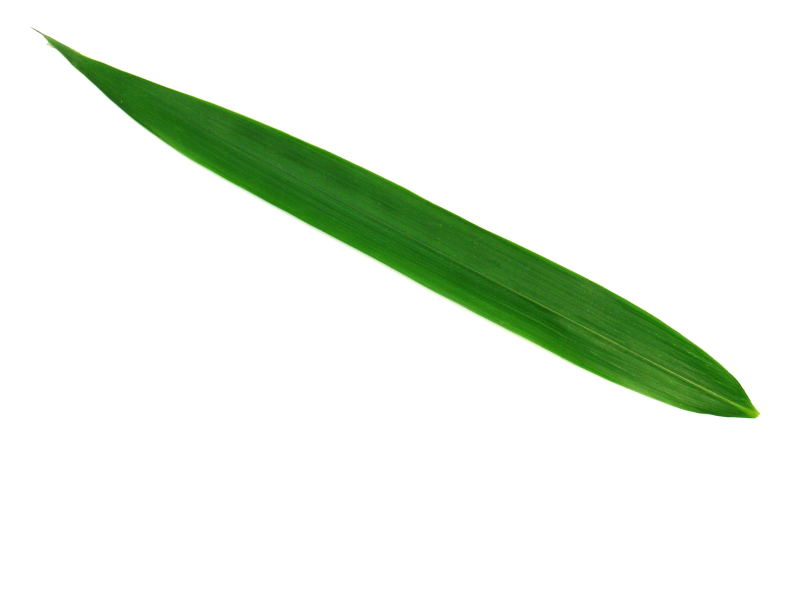
%> input picture 3rdYears/Y3T2/ComputerVision/Lab07-LeafClassification/trainset/1.jpg, 1600 x 1200 px (shown at 1/2 size); its folder holds 4 pictures in this run
$ octave Lab07_doingV006.m   (GNU Octave 9; MATLAB toolbox functions it lacks are replaced by stand-ins)
%> lines starting %> are read from the running program, lines starting %| are printed output that depends on the picture; in (x1, y1, x2, y2) boxes, pixels count from 0 and x2, y2 are one past the last pixel; in counts of white or black regions, pixels touching at a corner belong together; the program's own positions count from 1
%% Part: Train
train_file = 'D:\AB-BiMaGOoOD\Tob-taun\3rdYears\Y3T2\ComputerVision\Lab07-LeafClassification\trainset\';
imageFiles_train = dir(fullfile(train_file, '*.jpg')); % List all JPG files
% Load Training Labels
load('trainLabel.mat');
numImages_train = length(trainLabel);

feature_vector_train = zeros(numImages_train, 6);

for i = 1:numImages_train
    % Construct the full file path
    imgPath = fullfile(train_file, imageFiles_train(i).name);
    img = imread(imgPath); % Read the image using the full path
%> img is the input picture: size 1200x1600x3 uint8; mean R, G, B 233, 240.6, 230.7

    % Step 01: Shape Extraction
    gray_image = rgb2gray(img);
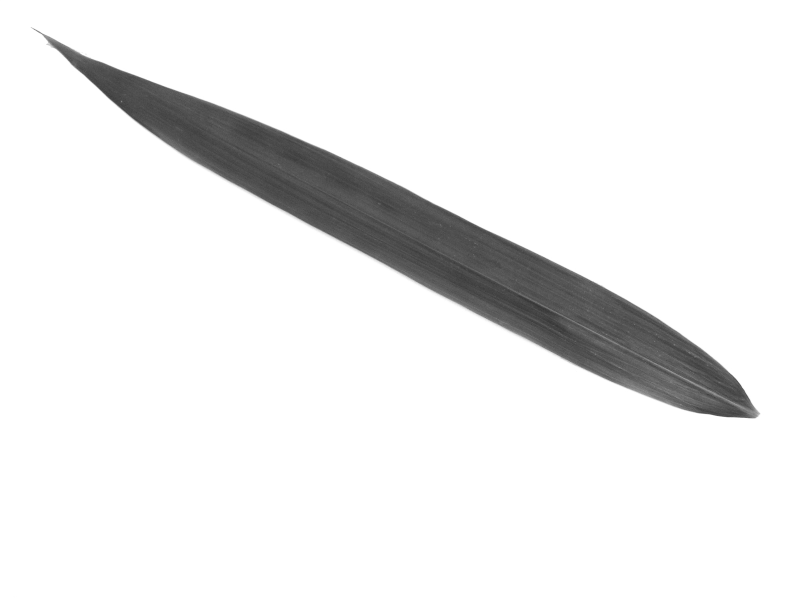
%> gray_image: size 1200x1600 uint8 (shown at 1/2 size); min 49, max 255, mean 237.2

    shadding_pattern = imgaussfilt(gray_image, 550);
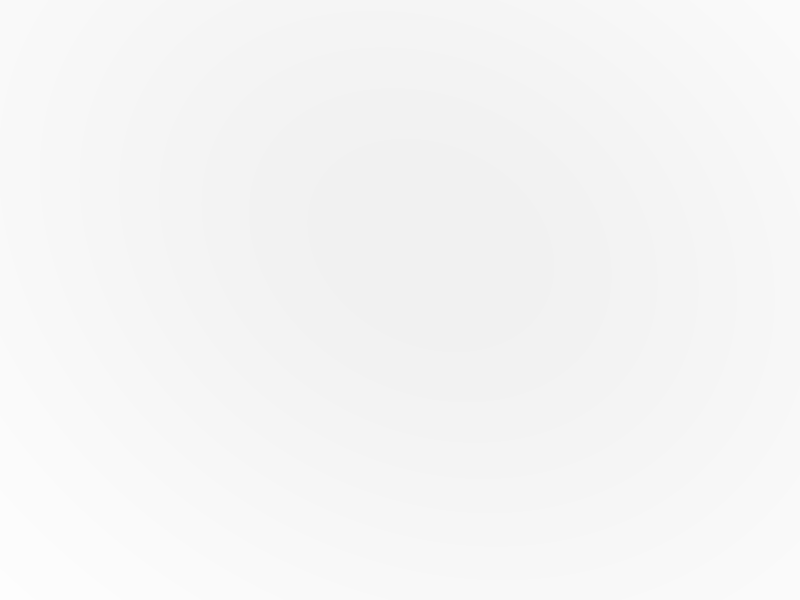
%> shadding_pattern: size 1200x1600 uint8 (shown at 1/2 size); min 241, max 253, mean 245.4
    h = double(shadding_pattern);
    g = double(gray_image);
    f = g ./ h;
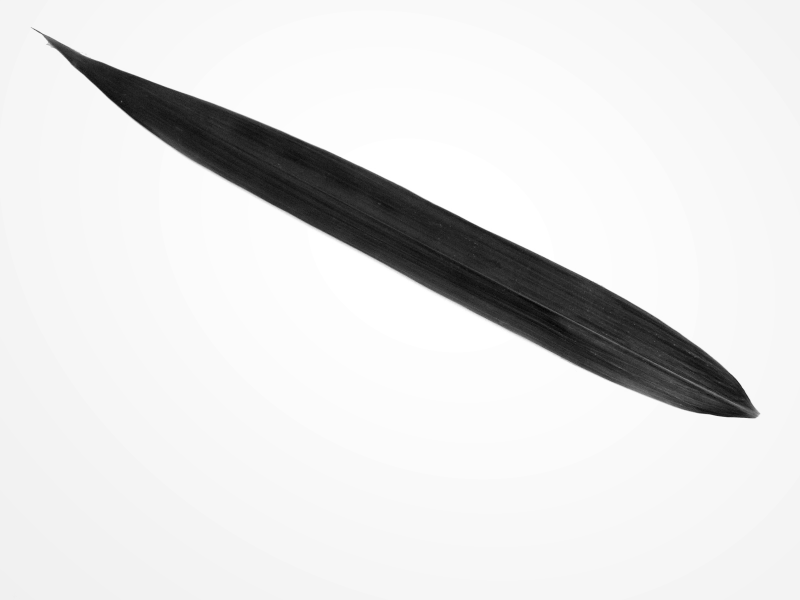
%> f: size 1200x1600 double (shown at 1/2 size); min 0.203, max 1.06, mean 0.966; drawn with min black and max white
    % figure(1);
    % subplot(1, 3, 1);
    % imshow(f);

    levelOtsu = graythresh(f);
%> levelOtsu = 0.675
    % levelAdap = adaptthresh(f);
    % disp(level);
    BW = imbinarize(f, 0.99);
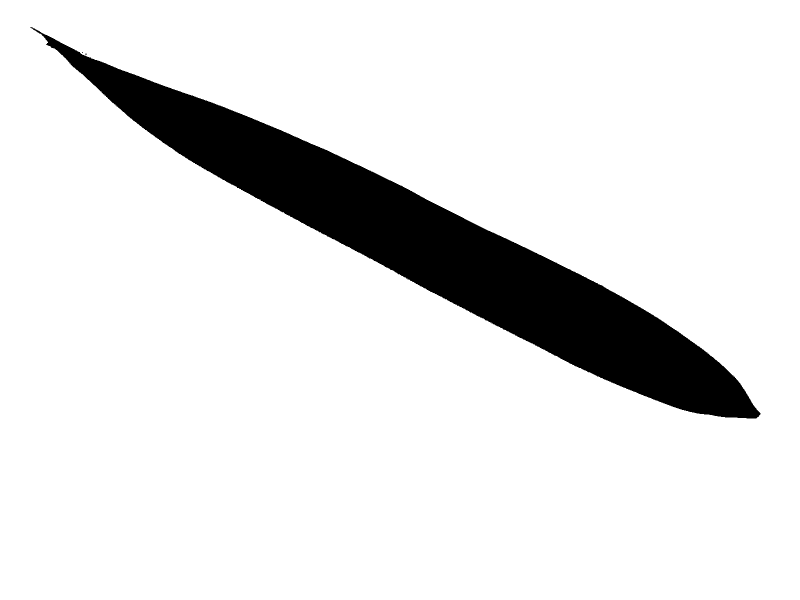
%> BW: size 1200x1600 logical (shown at 1/2 size); 89.3% white; 3 black regions (2 under 20 px), largest, box (x1, y1, x2, y2) and area: (61, 54, 1521, 837) 205961
    BW = ~BW;
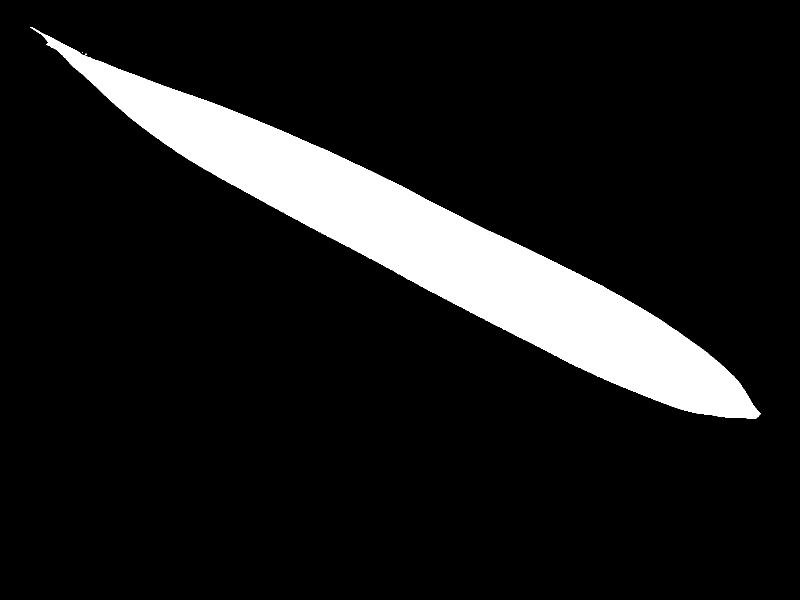
%> BW: size 1200x1600 logical (shown at 1/2 size); 10.7% white; 3 white regions (2 under 20 px), largest, box (x1, y1, x2, y2) and area: (61, 54, 1521, 837) 205961
    % subplot(1, 3, 2);
    % imshow(BW);


    % Use imfill for patch hole for post-processing
    BW_fill = imfill(BW, "holes");
%> BW_fill: size 1200x1600 logical; 10.7% white; 3 white regions (2 under 20 px), largest, box (x1, y1, x2, y2) and area: (61, 54, 1521, 837) 205962
    % subplot(1, 3, 3);
    % imshow(BW_fill);

    % Step 02: Feature Extraction
    % Extract Features from the largest object
    stats = regionprops(BW_fill, 'Perimeter', 'Area', 'Eccentricity', 'MajorAxisLength', 'MinorAxisLength', 'Orientation');
%> stats = 3 regions; Area, MajorAxisLength, MinorAxisLength, Eccentricity and Orientation: 205962 1572.8 169 0.994 -27, 6 4.22 2.66 0.776 -24.18, 3 2.58 1.76 0.73 -45
    if ~isempty(stats)
        % Select the largest region
        [~, maxIdx] = max([stats.Area]);
%> maxIdx = 1
        stats = stats(maxIdx);
%> stats = 1 region; Area, MajorAxisLength, MinorAxisLength, Eccentricity and Orientation: 205962 1572.8 169 0.994 -27

        featureVector = [stats.Perimeter, stats.Area, stats.Eccentricity, ...
                         stats.MajorAxisLength, stats.MinorAxisLength, stats.Orientation];
%> featureVector = [3399 205962 0.994 1572.8 169 -27]
    else
        featureVector = zeros(1, 6);
    end
    feature_vector_train(i, :) = featureVector;

end
%> pass 2 of the loop `for i = 1:numImages_train`:
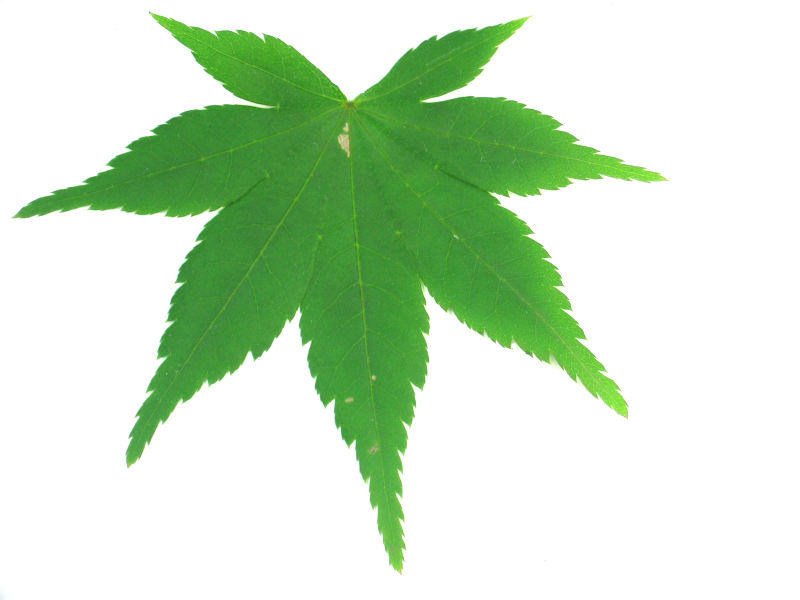
%> input picture 3rdYears/Y3T2/ComputerVision/Lab07-LeafClassification/trainset/10.jpg, 1600 x 1200 px (shown at 1/2 size)
%> img is the input picture: size 1200x1600x3 uint8; mean R, G, B 204.5, 227.2, 199.8
%> `f = g ./ h;`:
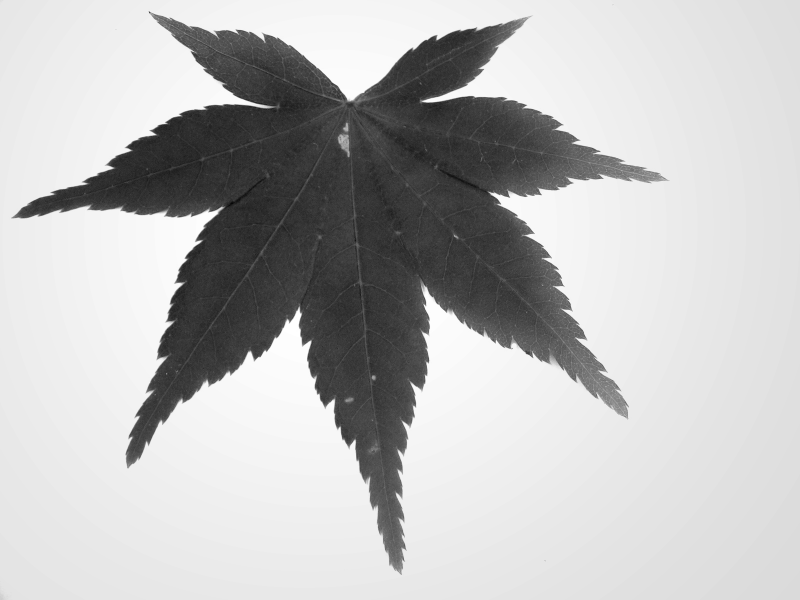
%> f: size 1200x1600 double (shown at 1/2 size); min 0.317, max 1.14, mean 0.925; drawn with min black and max white
%> levelOtsu = 0.761
%> `BW = imbinarize(f, 0.99);`:
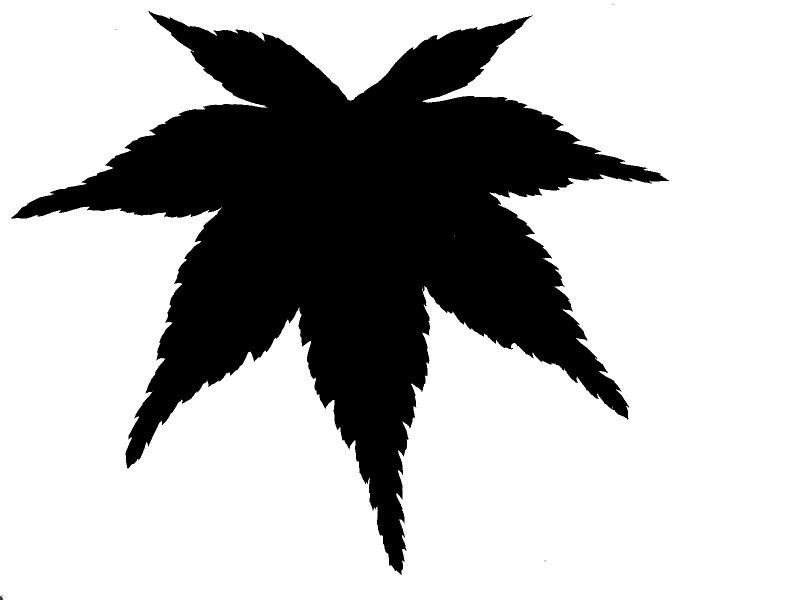
%> BW: size 1200x1600 logical (shown at 1/2 size); 72% white; 10 black regions (8 under 20 px), largest, box (x1, y1, x2, y2) and area: (22, 22, 1339, 1150) 536883, (0, 1192, 6, 1200) 30
%> BW_fill: size 1200x1600 logical; 28% white; 10 white regions (8 under 20 px), largest, box (x1, y1, x2, y2) and area: (22, 22, 1339, 1150) 536910, (0, 1192, 6, 1200) 31
%> `stats = regionprops(BW_fill, 'Perimeter', 'Area', 'Eccentricity', 'Maj..`: stats = 10 regions; largest, Area, MajorAxisLength, MinorAxisLength, Eccentricity and Orientation: 536910 1000.2 868 0.497 -6.36, 31 8.99 6.2 0.724 -80.87, 3 4.76 1.15 0.97 -45, 2 3.06 1.15 0.926 -45, 2 2.31 1.15 0.866 0
%> maxIdx = 4
%> `stats = stats(maxIdx);`: stats = 1 region; Area, MajorAxisLength, MinorAxisLength, Eccentricity and Orientation: 536910 1000.2 868 0.497 -6.36
%> featureVector = [8689.1 536910 0.497 1000.2 868 -6.36]
%> pass 3 of the loop `for i = 1:numImages_train`:
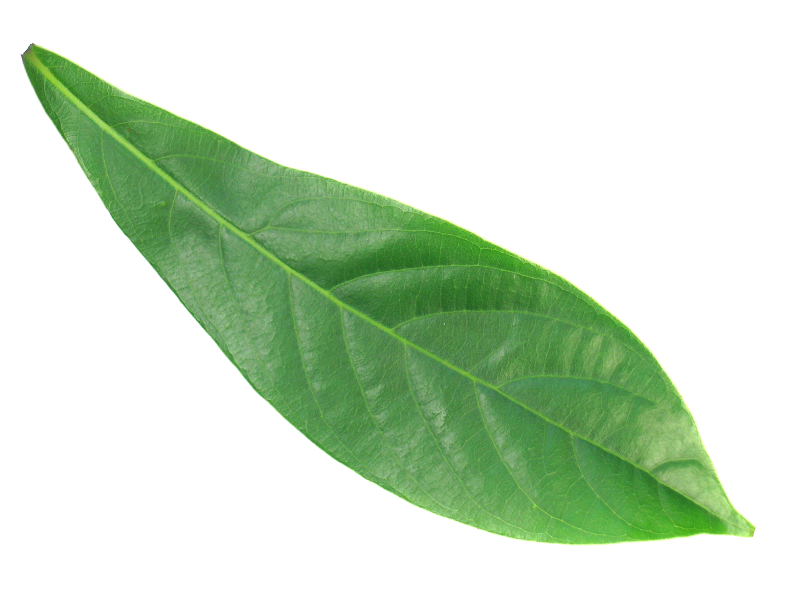
%> input picture 3rdYears/Y3T2/ComputerVision/Lab07-LeafClassification/trainset/11.jpg, 1600 x 1200 px (shown at 1/2 size)
%> img is the input picture: size 1200x1600x3 uint8; mean R, G, B 204.3, 223.4, 200
%> `f = g ./ h;`:
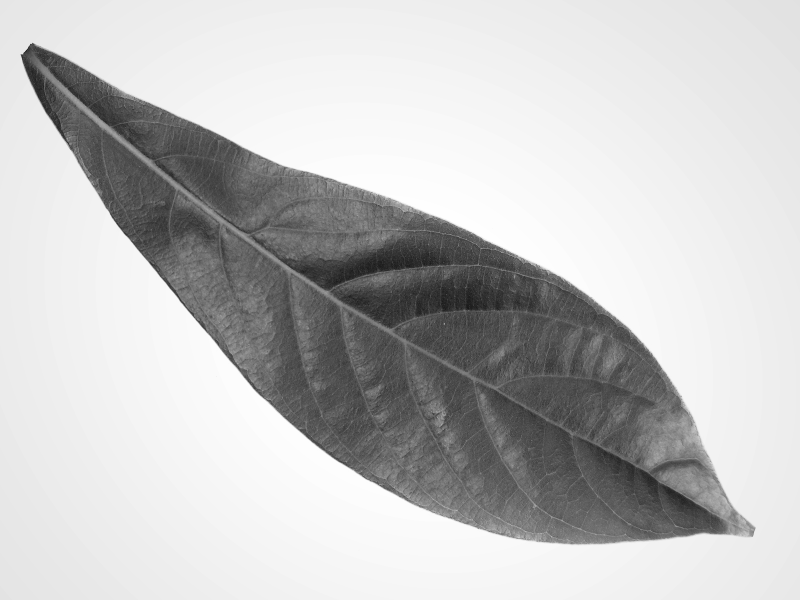
%> f: size 1200x1600 double (shown at 1/2 size); min 0.226, max 1.13, mean 0.917; drawn with min black and max white
%> levelOtsu = 0.773
%> `BW = imbinarize(f, 0.99);`:
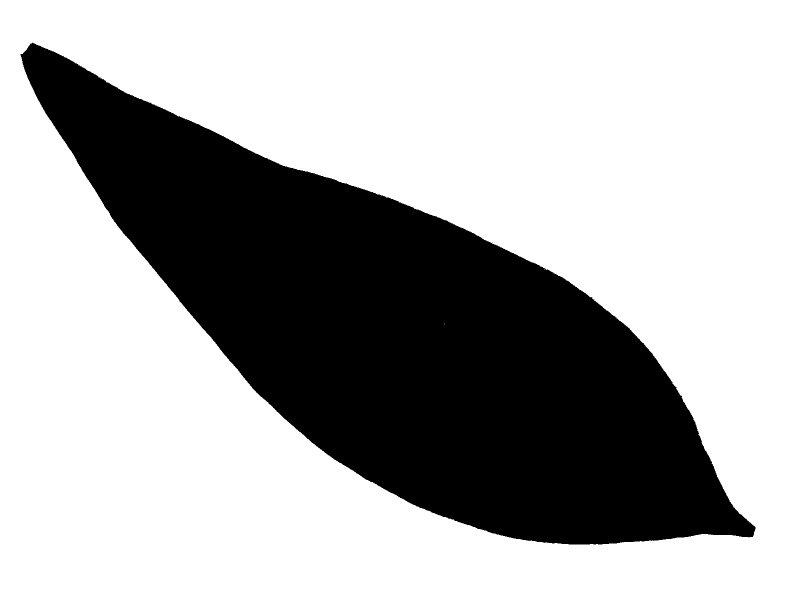
%> BW: size 1200x1600 logical (shown at 1/2 size); 68.6% white; 1 black region, box (x1, y1, x2, y2) and area: (41, 85, 1511, 1089) 603507
%> BW_fill: size 1200x1600 logical; 31.4% white; 1 white region, box (x1, y1, x2, y2) and area: (41, 85, 1511, 1089) 603512
%> `stats = regionprops(BW_fill, 'Perimeter', 'Area', 'Eccentricity', 'Maj..`: stats = 1 region; Area, MajorAxisLength, MinorAxisLength, Eccentricity and Orientation: 603512 1567.6 511.5 0.945 -31.96
%> maxIdx = 1
%> featureVector = [3838.9 603512 0.945 1567.6 511.5 -31.96]
%> (the run ends here)
